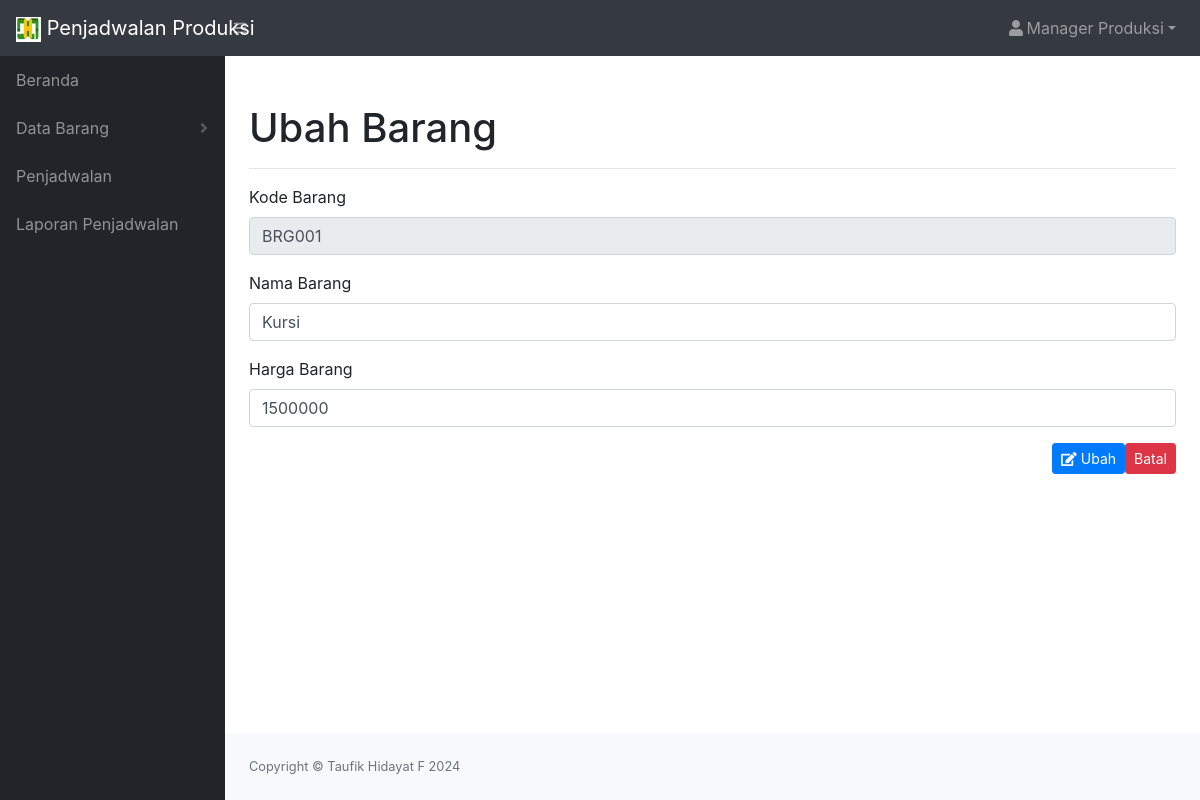
Screenshot of /menu_manager/Manager_DataBarangUbah.php?id=11 with the database file from the repository.
### tables this page shows
CREATE TABLE `barang` (
  `id` int(20) NOT NULL,
  `kode` varchar(50) NOT NULL,
  `nama` varchar(225) NOT NULL,
  `harga` int(50) NOT NULL
);

### config/controller.php (called while the page is built, shortened)
<?php
function select($query)
{
    global $koneksi;
    $result = mysqli_query($koneksi, $query);
    $rows = [];
    while ($row = mysqli_fetch_assoc($result)) {
        $rows[] = $row;
    }
    return $rows;
}

### menu_manager/Manager_DataBarangUbah.php (the view, shortened to what this page needs)
<!DOCTYPE html>
<html lang="en">
    <head>
        <link href="../css/styles.css" rel="stylesheet" />
        <link href="https://cdn.datatables.net/1.10.20/css/dataTables.bootstrap4.min.css" rel="stylesheet" />
    </head>
    <body class="sb-nav-fixed">
     <?php include '../tema_menu/header_Manager.php';
        include '../tema_menu/sidebar_Manager.php';
        $id_barang = (int)$_GET['id'];
        $barang = select("SELECT * FROM barang WHERE id = $id_barang")[0];
    ?>
            <div id="layoutSidenav_content">
            <main>
            <div class="container mt-5">
            <h1>Ubah Barang</h1>
            <hr>
            <form action="" method="post">
            <div class="mb-3">
            <label for="kodebarang" class="form-label">Kode Barang</label>
            <input type="text" class="form-control" id="kodebarang" name="kodebarang" value=<?= $barang['kode']; ?> placeholder="kode barang" readonly="readonly">
            </div>
            <div class="mb-3">
            <label for="namabarang" class="form-label">Nama Barang</label>
            <input type="text" class="form-control" id="namabarang" name="namabarang" value=<?= $barang['nama']; ?> placeholder="nama barang" required>
            </div>
            <div class="mb-3">
            <label for="hargabarang" class="form-label">Harga Barang</label>
            <input type="number" class="form-control" id="hargabarang" name="hargabarang" name="namabarang" value=<?= $barang['harga']; ?> placeholder="harga barang" required>
            </div>
            <a href="Manager_DataBarangLihat.php" type="submit" name="batal" class="btn btn-danger btn-sm col-xs-2 margin-left" style="float: right;">Batal</a>
            <button href="" type="submit" name="tambah" class="btn btn-primary btn-sm col-xs-2 margin-left" style="float: right;"><i class="fas fa-edit"></i> Ubah</button>
            </form>
            </div>
            </main>
                <?php include '../tema_menu/footer.php' ?>
            </div>
    </body>
</html>

### rows the page displays
barang: kodebarang "BRG001", namabarang "Kursi", hargabarang "1500000"
